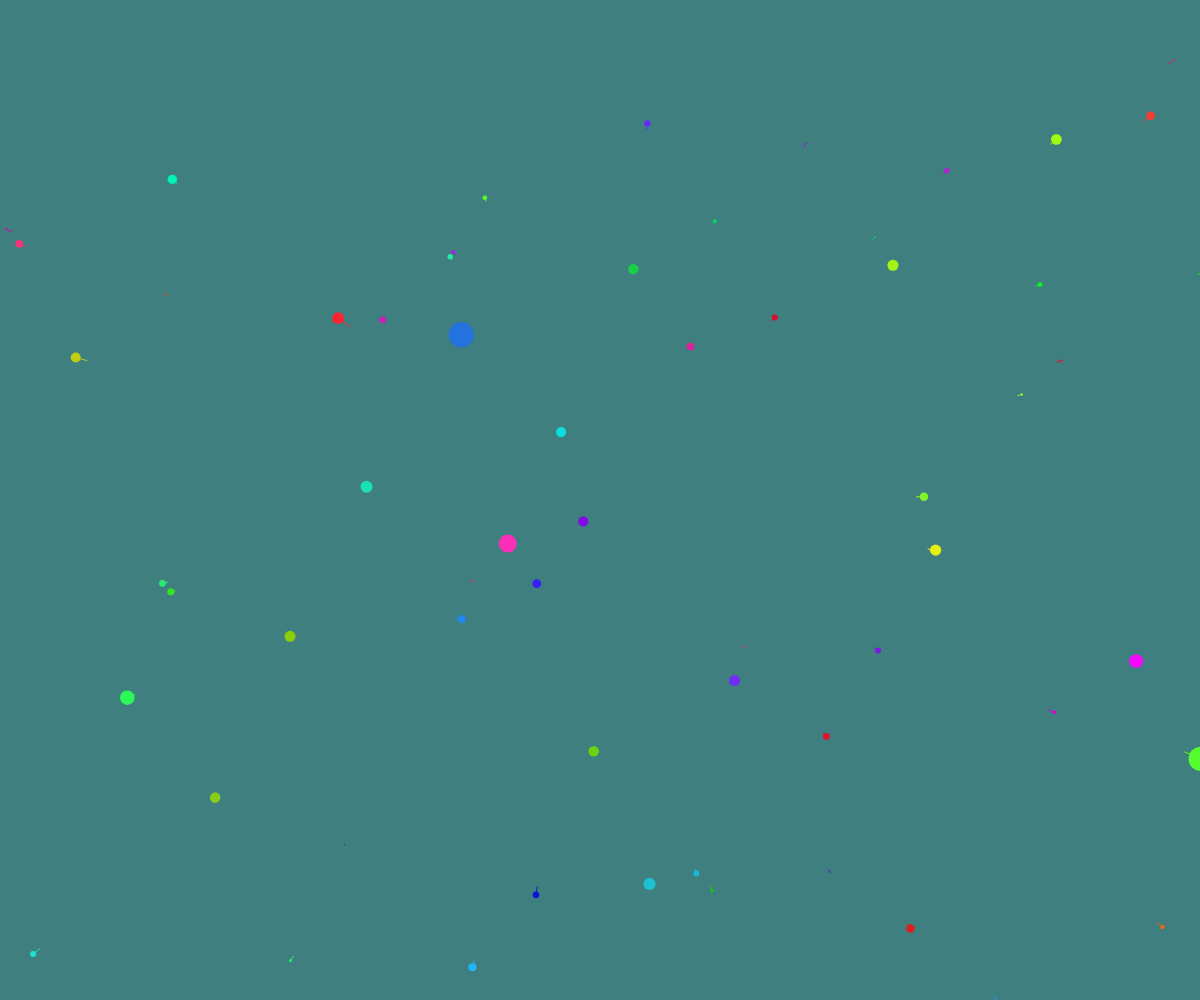
Frame 1 (no input)
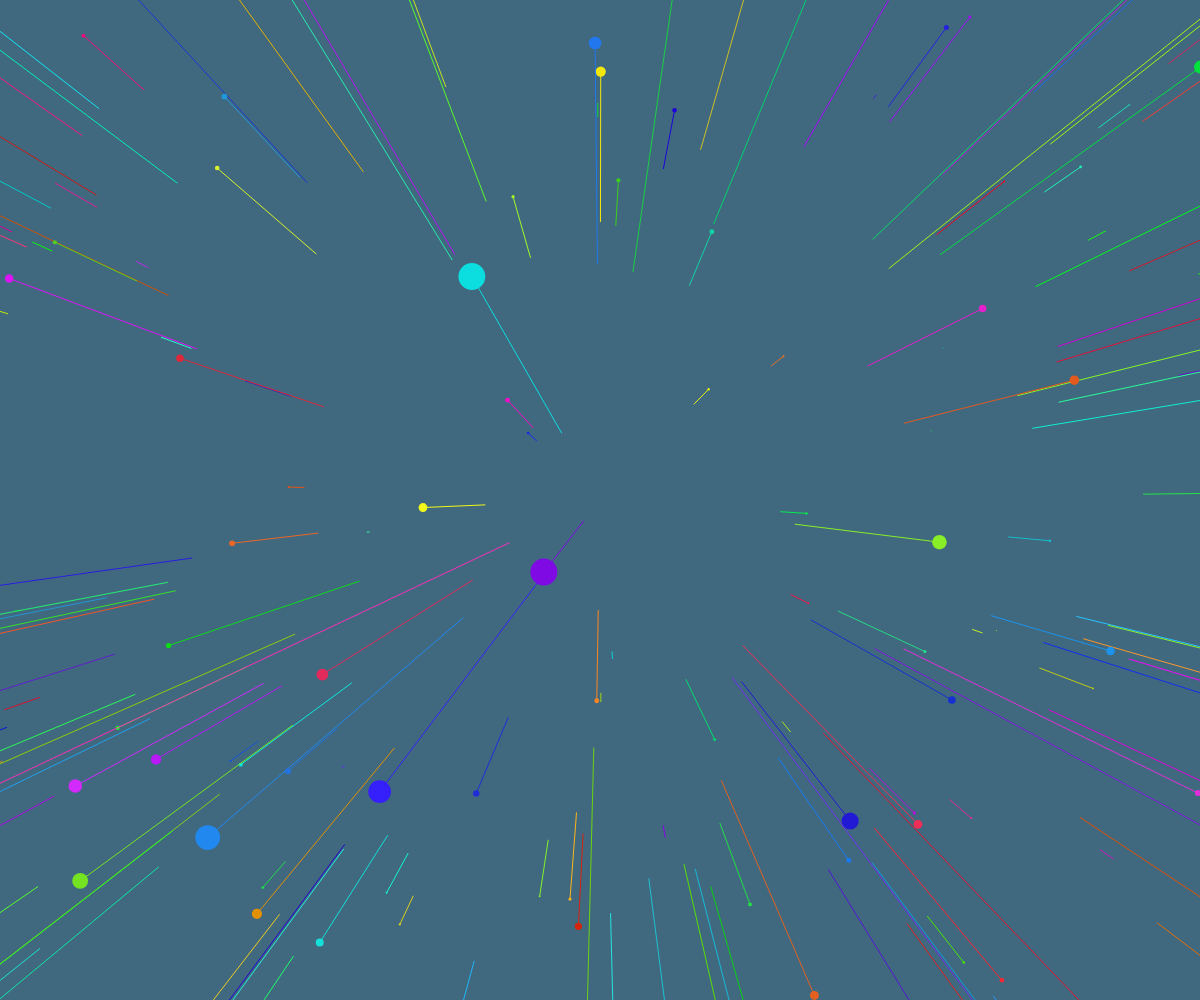
Frame 60 (no input)
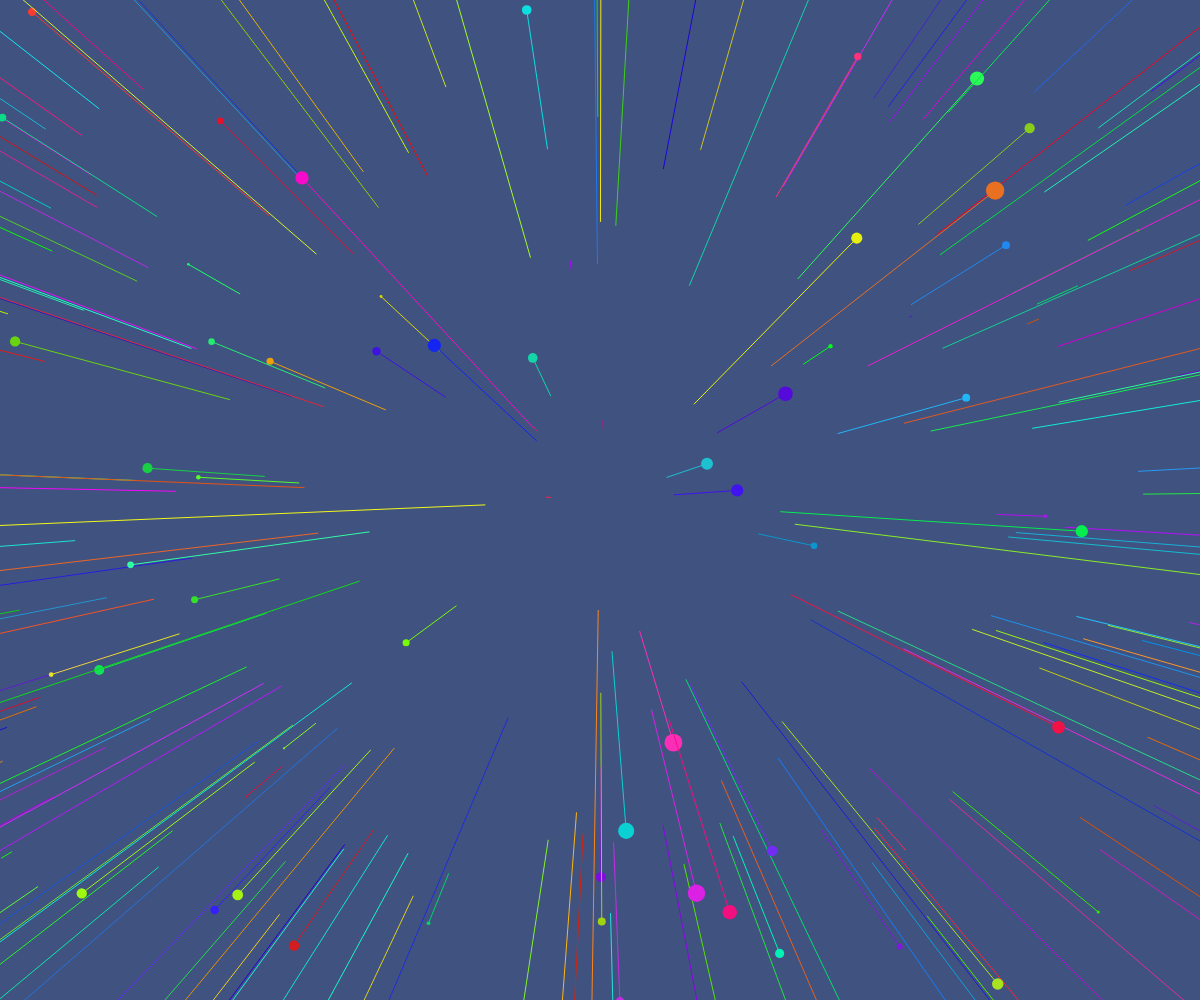
Frame 120 (the mouse pressed at the canvas centre since frame 60)

The p5.js sketch that drew these frames (run headless with seeded random() and noise() and a simulated clock; from frame 60 on, the mouse is pressed at the canvas centre):

// p5.js sketch
// ── sketch.js
let numStars;
let stars = new Array();
let backColor;
let pbackColor;

function setup() {
    createCanvas(windowWidth, windowHeight);
    numStars = 200;

    colorMode(HSB, 360, 100, 100, 1);


    for (let i = 0; i < numStars; i++) {
        stars.push(new Star());
    }
}

function draw() {
    // backColor = color(map(sin(frameCount/10), -1, 1, 0, 360), 50, 50);

    background(color(map(sin(frameCount/500), -1, 1, 0, 360), 50, 50));
    translate(width / 2, height / 2);
    stars.forEach((star) => {
        star.update();
        star.display();
    })


}

// HELPER STUFF:

function windowResized() {
    resizeCanvas(windowWidth, windowHeight);
}

class Star {
    constructor() {
        this.x = random(-width, width); // 300
        this.y = random(-height, height); // 200
        this.coeff = random(width); //150
        this.pCoeff = this.coeff;

        this.sizeCoeff = random(10, 40);

        this.color = color(random(360), random(80, 100), random(80, 100));
    }

    update() {
        this.coeff = this.coeff -   10;

        if (this.coeff < 5) {
            this.coeff = width;
            this.pCoeff = this.coeff;

            this.x = random(-width, width); // 300
            this.y = random(-height, height); // 200
        }
    }

    display() {
        fill(this.color);
        noStroke();
        let sx = map(this.x / this.coeff, 0, 1, 0, width / 2);
        let sy = map(this.y / this.coeff, 0, 1, 0, height / 2);
        let rad = map(this.coeff, 0, width, this.sizeCoeff, 0 );
        ellipse(sx, sy, rad, rad);

        let px = map(this.x/this.pCoeff, 0, 1, 0, width/2);
        let py = map(this.y/this.pCoeff, 0, 1, 0, height/2);

        stroke(this.color);
        line(px, py, sx, sy);
        // if(frameCount % 10 == 0){
        //     this.pCoeff = this.coeff;
        // }
    }
}
